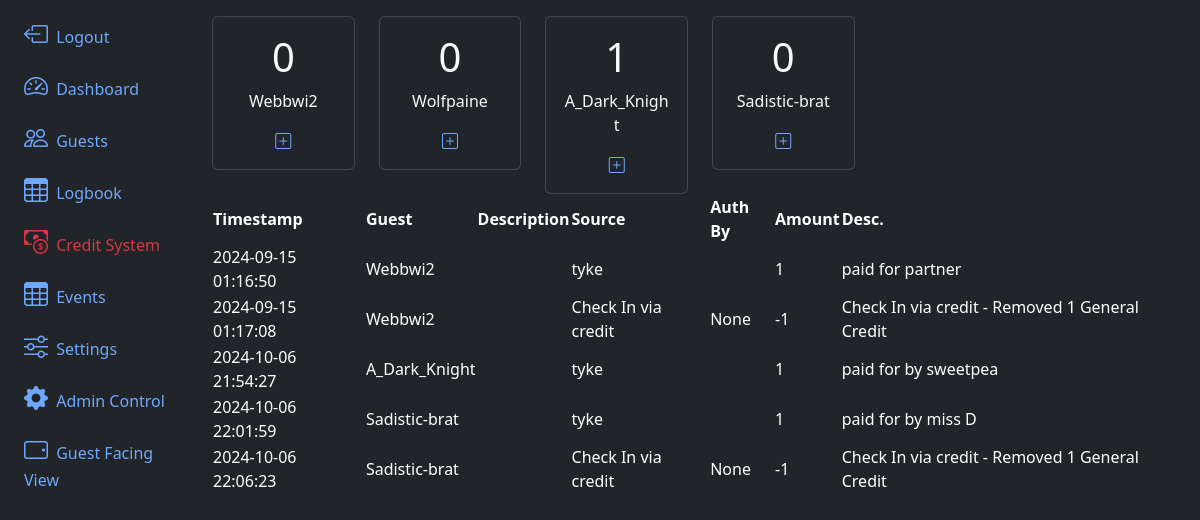
The app's page /credits/ with its own data.
### app/models.py (models this page shows, shortened)
@dataclass
class GuestCredit(db.Model):
    id:int = db.Column(db.Integer, primary_key=True)
    lastUpdate = db.Column(db.DateTime(timezone=True), server_default=None)
    guest_id = db.Column(db.Integer, db.ForeignKey('guest.id'), nullable=False)
    generalAmount:int  = db.Column(db.Integer, nullable=False, default=0)
    specialEventAmount:int  = db.Column(db.Integer, nullable=False, default=0)
    privateSessionAmount:int  = db.Column(db.Integer, nullable=False, default=0)

@dataclass
class Guest(db.Model, UserMixin):
    id:int = db.Column(db.Integer, primary_key=True)
    uuid:str  = db.Column(db.String, unique=True, name="uuid")
    fetUsername:str  = db.Column(db.String(100) )
    name:str  = db.Column(db.String(100), nullable=False)
    email:str  = db.Column(db.String(200), unique=True, nullable=False)
    phone:str  = db.Column(db.String(20))
    checkin_blocked:bool = db.Column(db.Boolean(), default=False)
    password:str  = db.Column(db.String(255))
    allow_qrcode_refresh:bool = db.Column(db.Boolean(), default=True)
    roles = db.relationship('Role', backref=db.backref('guests'), secondary=guest_role)
    performs = db.relationship('Addon', backref='guests', secondary='guest_addons')
    termsCheck:bool = db.Column(db.Boolean(), default=False)
    termsDate = db.Column(db.DateTime(timezone=True), server_default=None)
    credit = db.relationship('GuestCredit',backref='guest')
    logbook = db.relationship('Guestlog', backref='guest')
    checkedIn:bool = db.Column(db.Boolean(), default=False)
    lastVisit = db.Column(db.DateTime(timezone=True), server_default=None)
    lastCheckOut = db.Column(db.DateTime(timezone=True), server_default=None)
    created_at = db.Column(db.DateTime(timezone=True), server_default=func.now())

@dataclass
class CreditTransactionLog(db.Model):
    id:int = db.Column(db.Integer, primary_key=True)
    timestamp = db.Column(db.DateTime(timezone=True), server_default=func.now())
    guest = db.Column(db.Integer,  db.ForeignKey('guest.id'), nullable=False)
    authorizedSource:str  = db.Column(db.String(100), nullable=False)
    authorizedBy  = db.Column(db.Integer, db.ForeignKey('guest.id'))
    generalAmountChange:int  = db.Column(db.Integer, nullable=False)
    specialEventAmountChange:int  = db.Column(db.Integer, nullable=False)
    privateSessionAmountChange:int  = db.Column(db.Integer, nullable=False)
    description:str  = db.Column(db.String(200), nullable=False)

### app/routes.py (the view)
@app.route('/credits/', methods=['GET', 'POST'])
def credits():
    return render_template('credits.html', guests=Guest.query.all(), guestCreds=GuestCredit.query.all(), guestCreditLog=CreditTransactionLog.query.all())

### app/__init__.py (called while the page is built)
@app.template_filter('not_check_role_skip_payment_at_checkin')
def not_check_role_skip_payment_at_checkin(guest):
    return not any(x.skip_payment_at_checkin == True for x in guest.roles)

### app/templates/credits.html
{% extends 'layout.html' %}
{% block content %}
<div>
    <div class="row row-cols-2 row-cols-sm-2 row-cols-md-3 row-cols-lg-4 row-cols-xl-6 g-4">
        {% for creds in guestCreds %}
            {% if creds.guest | not_check_role_skip_payment_at_checkin %}
            <div class="col">
                <div class="card text-center bg-dark text-light">
                    <div class="card-body">
                        <h1 class="card-title">{{ creds.generalAmount }}</h1>
                        <p class="card-text">{{ creds.guest.fetUsername }}</p>
                        <a href="/guestCredit/{{creds.guest.id}}" class="m-2 p-3"><i class="bi bi-plus-square"></i></a>
                    </div>
                </div>
            </div>
            {% endif %}
        {% endfor %}
    </div>
    <table class="table-dark rounded-3 overflow-hidden " data-toggle="table" data-search="true">
        <thead>
            <tr>
                <th data-sortable="true" scope="col">Timestamp</th>
                <th data-sortable="true" scope="col">Guest</th>
                <th data-sortable="true" scope="col">Description</th>
                <th data-sortable="true" scope="col">Source</th>
                <th data-sortable="true" scope="col">Auth By</th>
                <th data-sortable="true" scope="col">Amount</th>
                <th data-sortable="true" scope="col">Desc.</th>
            </tr>
        </thead>
        <tbody>
            {% for logItem in guestCreditLog %}
            <tr>
                <td scope="row">{{ logItem.timestamp }}</td>
                <td scope="row">{{ guests[logItem.guest].fetUsername }}</td>
                <td scope="row">{{ guests[logItem.guest].description }}</td>
                <td scope="row">{{ logItem.authorizedSource }}</td>
                <td scope="row">{% if logItem.authorizedBy%}{{ guests[logItem.authorizedBy].role }}{%else%}None {% endif %}</td>
                <td scope="row">{{ logItem.generalAmountChange }}</td>
                <td scope="row">{{ logItem.description }}</td>
            </tr>
            {% endfor %}
        </tbody>
    </table>
</div>
{% endblock content %}

### records on screen
GuestCredit: generalAmount "0", guest.fetUsername "Webbwi2"
GuestCredit: generalAmount "0", guest.fetUsername "Wolfpaine"
GuestCredit: generalAmount "1", guest.fetUsername "A_Dark_Knight"
GuestCredit: generalAmount "0", guest.fetUsername "Sadistic-brat"
CreditTransactionLog: timestamp "2024-09-15 01:16:50", guest.fetUsername "Webbwi2", authorizedSource "tyke", generalAmountChange "1", description "paid for partner"
CreditTransactionLog: timestamp "2024-09-15 01:17:08", guest.fetUsername "Webbwi2", authorizedSource "Check In via credit", shows "None", generalAmountChange "-1", description "Check In via credit - Removed 1 General Credit"
CreditTransactionLog: timestamp "2024-10-06 21:54:27", guest.fetUsername "A_Dark_Knight", authorizedSource "tyke", generalAmountChange "1", description "paid for by sweetpea"
CreditTransactionLog: timestamp "2024-10-06 22:01:59", guest.fetUsername "Sadistic-brat", authorizedSource "tyke", generalAmountChange "1", description "paid for by miss D"
CreditTransactionLog: timestamp "2024-10-06 22:06:23", guest.fetUsername "Sadistic-brat", authorizedSource "Check In via credit", shows "None", generalAmountChange "-1", description "Check In via credit - Removed 1 General Credit"
